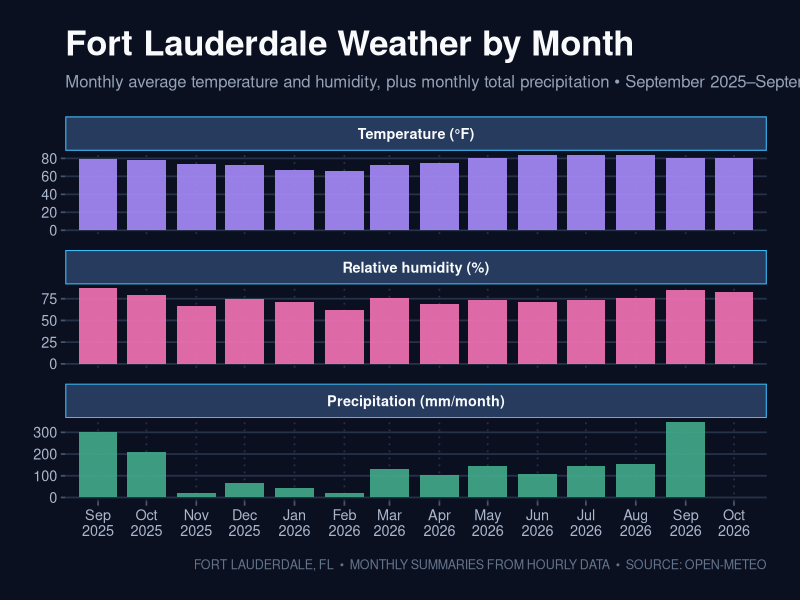

Write R code to recreate this figure.
library(ggplot2)

weather <- read.csv("ft_lauderdale_hourly_weather.csv")

temperature_column <- grep("^temperature_2m", names(weather), value = TRUE)
humidity_column <- grep("^relative_humidity_2m", names(weather), value = TRUE)
precipitation_column <- grep("^precipitation", names(weather), value = TRUE)

if (length(temperature_column) != 1 ||
    length(humidity_column) != 1 ||
    length(precipitation_column) != 1) {
  stop("Could not find the temperature, humidity, and precipitation columns in ft_lauderdale_hourly_weather.csv.")
}

weather$time <- as.POSIXct(
  weather$time,
  format = "%Y-%m-%dT%H:%M",
  tz = "America/New_York"
)

if (all(is.na(weather$time))) {
  stop("The weather data does not contain usable times.")
}

weather$date <- as.Date(weather$time)
weather$month <- as.Date(format(weather$date, "%Y-%m-01"))

monthly_mean <- aggregate(
  weather[c(temperature_column, humidity_column)],
  by = list(month = weather$month),
  FUN = mean,
  na.rm = TRUE
)
monthly_precipitation <- aggregate(
  weather[[precipitation_column]],
  by = list(month = weather$month),
  FUN = sum,
  na.rm = TRUE
)
monthly_weather <- data.frame(
  month = monthly_mean$month,
  temperature = monthly_mean[[temperature_column]] * 9 / 5 + 32,
  humidity = monthly_mean[[humidity_column]],
  precipitation = monthly_precipitation$x
)

measurements <- c(
  "Temperature (°F)",
  "Relative humidity (%)",
  "Precipitation (mm/month)"
)
weather_long <- data.frame(
  month = rep(monthly_weather$month, times = length(measurements)),
  measurement = factor(rep(measurements, each = nrow(monthly_weather)), levels = measurements),
  value = c(
    monthly_weather$temperature,
    monthly_weather$humidity,
    monthly_weather$precipitation
  )
)

weather_plot <- ggplot(
  weather_long,
  aes(x = month, y = value, fill = measurement)
) +
  geom_col(width = 24, alpha = 0.9, na.rm = TRUE) +
  facet_wrap(vars(measurement), ncol = 1, scales = "free_y") +
  scale_fill_manual(values = c("#a78bfa", "#f472b6", "#43aa8b"), guide = "none") +
  scale_x_date(
    breaks = monthly_weather$month,
    date_labels = "%b\n%Y",
    expand = expansion(mult = c(0.02, 0.02))
  ) +
  labs(
    title = "Fort Lauderdale Weather by Month",
    subtitle = "Monthly average temperature and humidity, plus monthly total precipitation • September 2025–September 2026",
    x = NULL,
    y = NULL,
    caption = "FORT LAUDERDALE, FL  •  MONTHLY SUMMARIES FROM HOURLY DATA  •  SOURCE: OPEN-METEO"
  ) +
  theme_minimal(base_size = 13) +
  theme(
    plot.background = element_rect(fill = "#0b1020", color = NA),
    panel.background = element_rect(fill = "#0b1020", color = NA),
    panel.grid.minor = element_blank(),
    panel.grid.major.y = element_line(color = "#26324a"),
    panel.grid.major.x = element_line(color = "#26324a", linetype = "dotted"),
    panel.spacing.y = grid::unit(0.8, "lines"),
    strip.background = element_rect(fill = "#263b5d", color = "#38bdf8", linewidth = 0.7),
    strip.text = element_text(
      face = "bold",
      color = "#f8fafc",
      margin = margin(7, 8, 7, 8)
    ),
    text = element_text(color = "#e2e8f0"),
    axis.text = element_text(color = "#aab6cc"),
    axis.ticks = element_line(color = "#475569"),
    plot.title = element_text(size = 25, face = "bold", color = "#f8fafc", margin = margin(b = 8)),
    plot.subtitle = element_text(size = 12, color = "#94a3b8", margin = margin(b = 18)),
    plot.caption = element_text(size = 9, color = "#64748b", margin = margin(t = 14)),
    plot.margin = margin(22, 24, 20, 24)
  )

ggsave(
  "ft-lauderdale-weather.png",
  plot = weather_plot,
  width = 11,
  height = 9,
  dpi = 300,
  bg = "#0b1020"
)
